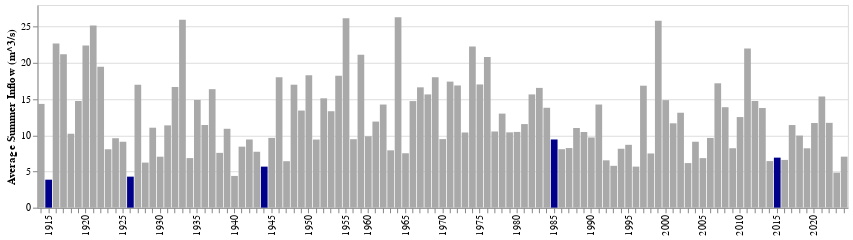

The notebook cell saved with this chart:
### Code cell
# Prepare the data for Altair
summer_data = monthly_q[['year', 'summer_avg', 'moving_avg_10yr']]

# Create a bar chart
highlight_years = [1915, 1926, 1944, 1985, 2015]

# Construct the condition for highlighting
highlight_condition = (
    (alt.datum.year == 1915) | 
    (alt.datum.year == 1926) | 
    (alt.datum.year == 1944) | 
    (alt.datum.year == 1985) | 
    (alt.datum.year == 2015)
)

chart = alt.Chart(summer_data).mark_bar().encode(
    x=alt.X('year:O', title=None, axis=alt.Axis(labelExpr="datum.value % 5 == 0 ? datum.value : ''")),
    y=alt.Y('summer_avg:Q', title='Average Summer Inflow (m^3/s)'),
    color=alt.condition(
        highlight_condition,  # Use the constructed highlight condition
        alt.value('darkblue'),     # Highlight with red
        alt.value('darkgrey') # Grey for the rest
    ),
    tooltip=['year', 'summer_avg']
).properties(
    width=800,
    height=200
)

chart

### Figure 1 — Vega-Lite specification as saved in the notebook (floating-point values rounded to 4 significant figures)
{"config": {"view": {"continuousWidth": 400, "continuousHeight": 300}}, "data": {"name": "data-7a04e2f4223cd5dff8ad44bdb5650e80"}, "mark": "bar", "encoding": {"color": {"condition": {"value": "darkblue", "test": "(((((datum.year === 1915) || (datum.year === 1926)) || (datum.year === 1944)) || (datum.year === 1985)) || (datum.year === 2015))"}, "value": "darkgrey"}, "tooltip": [{"field": "year", "type": "quantitative"}, {"field": "summer_avg", "type": "quantitative"}], "x": {"axis": {"labelExpr": "datum.value % 5 == 0 ? datum.value : ''"}, "field": "year", "title": null, "type": "ordinal"}, "y": {"field": "summer_avg", "title": "Average Summer Inflow (m^3/s)", "type": "quantitative"}}, "height": 200, "width": 800, "$schema": "https://vega.github.io/schema/vega-lite/v4.17.0.json", "datasets": {"data-7a04e2f4223cd5dff8ad44bdb5650e80": [{"year": 1914, "summer_avg": 14.34, "moving_avg_10yr": null}, {"year": 1915, "summer_avg": 3.867, "moving_avg_10yr": null}, {"year": 1916, "summer_avg": 22.69, "moving_avg_10yr": null}, {"year": 1917, "summer_avg": 21.21, "moving_avg_10yr": null}, {"year": 1918, "summer_avg": 10.22, "moving_avg_10yr": null}, {"year": 1919, "summer_avg": 14.74, "moving_avg_10yr": null}, {"year": 1920, "summer_avg": 22.43, "moving_avg_10yr": null}, {"year": 1921, "summer_avg": 25.19, "moving_avg_10yr": null}, {"year": 1922, "summer_avg": 19.49, "moving_avg_10yr": null}, {"year": 1923, "summer_avg": 8.072, "moving_avg_10yr": 16.22}, {"year": 1924, "summer_avg": 9.597, "moving_avg_10yr": 15.75}, {"year": 1925, "summer_avg": 9.11, "moving_avg_10yr": 16.27}, {"year": 1926, "summer_avg": 4.288, "moving_avg_10yr": 14.43}, {"year": 1927, "summer_avg": 16.99, "moving_avg_10yr": 14.01}, {"year": 1928, "summer_avg": 6.229, "moving_avg_10yr": 13.61}, {"year": 1929, "summer_avg": 11.05, "moving_avg_10yr": 13.24}, {"year": 1930, "summer_avg": 7.044, "moving_avg_10yr": 11.71}, {"year": 1931, "summer_avg": 11.38, "moving_avg_10yr": 10.32}, {"year": 1932, "summer_avg": 16.67, "moving_avg_10yr": 10.04}, {"year": 1933, "summer_avg": 25.99, "moving_avg_10yr": 11.83}, {"year": 1934, "summer_avg": 6.851, "moving_avg_10yr": 11.56}, {"year": 1935, "summer_avg": 14.89, "moving_avg_10yr": 12.14}, {"year": 1936, "summer_avg": 11.43, "moving_avg_10yr": 12.85}, {"year": 1937, "summer_avg": 16.38, "moving_avg_10yr": 12.79}, {"year": 1938, "summer_avg": 7.575, "moving_avg_10yr": 12.92}, {"year": 1939, "summer_avg": 10.9, "moving_avg_10yr": 12.91}, {"year": 1940, "summer_avg": 4.387, "moving_avg_10yr": 12.64}, {"year": 1941, "summer_avg": 8.433, "moving_avg_10yr": 12.35}, {"year": 1942, "summer_avg": 9.423, "moving_avg_10yr": 11.62}, {"year": 1943, "summer_avg": 7.727, "moving_avg_10yr": 9.799}, {"year": 1944, "summer_avg": 5.671, "moving_avg_10yr": 9.681}, {"year": 1945, "summer_avg": 9.646, "moving_avg_10yr": 9.157}, {"year": 1946, "summer_avg": 18.02, "moving_avg_10yr": 9.816}, {"year": 1947, "summer_avg": 6.42, "moving_avg_10yr": 8.821}, {"year": 1948, "summer_avg": 16.99, "moving_avg_10yr": 9.762}, {"year": 1949, "summer_avg": 13.42, "moving_avg_10yr": 10.01}, {"year": 1950, "summer_avg": 18.3, "moving_avg_10yr": 11.41}, {"year": 1951, "summer_avg": 9.413, "moving_avg_10yr": 11.5}, {"year": 1952, "summer_avg": 15.11, "moving_avg_10yr": 12.07}, {"year": 1953, "summer_avg": 13.33, "moving_avg_10yr": 12.63}, {"year": 1954, "summer_avg": 18.23, "moving_avg_10yr": 13.89}, {"year": 1955, "summer_avg": 26.17, "moving_avg_10yr": 15.54}, {"year": 1956, "summer_avg": null, "moving_avg_10yr": null}, {"year": 1957, "summer_avg": null, "moving_avg_10yr": null}, {"year": 1958, "summer_avg": 9.462, "moving_avg_10yr": null}, {"year": 1959, "summer_avg": 21.13, "moving_avg_10yr": null}, {"year": 1960, "summer_avg": 9.869, "moving_avg_10yr": null}, {"year": 1961, "summer_avg": 11.9, "moving_avg_10yr": null}, {"year": 1962, "summer_avg": 14.25, "moving_avg_10yr": null}, {"year": 1963, "summer_avg": 7.924, "moving_avg_10yr": null}, {"year": 1964, "summer_avg": 26.32, "moving_avg_10yr": null}, {"year": 1965, "summer_avg": 7.519, "moving_avg_10yr": null}, {"year": 1966, "summer_avg": 14.73, "moving_avg_10yr": null}, {"year": 1967, "summer_avg": 16.63, "moving_avg_10yr": 13.97}, {"year": 1968, "summer_avg": 15.65, "moving_avg_10yr": 14.59}, {"year": 1969, "summer_avg": 18.02, "moving_avg_10yr": 14.28}, {"year": 1970, "summer_avg": 9.475, "moving_avg_10yr": 14.24}, {"year": 1971, "summer_avg": 17.42, "moving_avg_10yr": 14.79}, {"year": 1972, "summer_avg": 16.89, "moving_avg_10yr": 15.06}, {"year": 1973, "summer_avg": 10.39, "moving_avg_10yr": 15.3}, {"year": 1974, "summer_avg": 22.27, "moving_avg_10yr": 14.9}, {"year": 1975, "summer_avg": 17.03, "moving_avg_10yr": 15.85}, {"year": 1976, "summer_avg": 20.84, "moving_avg_10yr": 16.46}, {"year": 1977, "summer_avg": 10.53, "moving_avg_10yr": 15.85}, {"year": 1978, "summer_avg": 13.0, "moving_avg_10yr": 15.59}, {"year": 1979, "summer_avg": 10.41, "moving_avg_10yr": 14.83}, {"year": 1980, "summer_avg": 10.47, "moving_avg_10yr": 14.92}, {"year": 1981, "summer_avg": 11.55, "moving_avg_10yr": 14.34}, {"year": 1982, "summer_avg": 15.65, "moving_avg_10yr": 14.21}, {"year": 1983, "summer_avg": 16.55, "moving_avg_10yr": 14.83}, {"year": 1984, "summer_avg": 13.81, "moving_avg_10yr": 13.98}, {"year": 1985, "summer_avg": 9.425, "moving_avg_10yr": 13.22}, {"year": 1986, "summer_avg": 8.082, "moving_avg_10yr": 11.95}, {"year": 1987, "summer_avg": 8.239, "moving_avg_10yr": 11.72}, {"year": 1988, "summer_avg": 11.01, "moving_avg_10yr": 11.52}, {"year": 1989, "summer_avg": 10.46, "moving_avg_10yr": 11.52}, {"year": 1990, "summer_avg": 9.7, "moving_avg_10yr": 11.45}, {"year": 1991, "summer_avg": 14.26, "moving_avg_10yr": 11.72}, {"year": 1992, "summer_avg": 6.543, "moving_avg_10yr": 10.81}, {"year": 1993, "summer_avg": 5.785, "moving_avg_10yr": 9.73}, {"year": 1994, "summer_avg": 8.142, "moving_avg_10yr": 9.164}, {"year": 1995, "summer_avg": 8.687, "moving_avg_10yr": 9.09}, {"year": 1996, "summer_avg": 5.675, "moving_avg_10yr": 8.849}, {"year": 1997, "summer_avg": 16.86, "moving_avg_10yr": 9.711}, {"year": 1998, "summer_avg": 7.49, "moving_avg_10yr": 9.359}, {"year": 1999, "summer_avg": 25.83, "moving_avg_10yr": 10.9}, {"year": 2000, "summer_avg": 14.86, "moving_avg_10yr": 11.41}, {"year": 2001, "summer_avg": 11.66, "moving_avg_10yr": 11.15}, {"year": 2002, "summer_avg": 13.12, "moving_avg_10yr": 11.81}, {"year": 2003, "summer_avg": 6.161, "moving_avg_10yr": 11.85}, {"year": 2004, "summer_avg": 9.111, "moving_avg_10yr": 11.94}, {"year": 2005, "summer_avg": 6.845, "moving_avg_10yr": 11.76}, {"year": 2006, "summer_avg": 9.638, "moving_avg_10yr": 12.16}, {"year": 2007, "summer_avg": 17.19, "moving_avg_10yr": 12.19}, {"year": 2008, "summer_avg": 13.88, "moving_avg_10yr": 12.83}, {"year": 2009, "summer_avg": 8.212, "moving_avg_10yr": 11.07}, {"year": 2010, "summer_avg": 12.52, "moving_avg_10yr": 10.83}, {"year": 2011, "summer_avg": 22.01, "moving_avg_10yr": 11.87}, {"year": 2012, "summer_avg": 14.74, "moving_avg_10yr": 12.03}, {"year": 2013, "summer_avg": 13.78, "moving_avg_10yr": 12.79}, {"year": 2014, "summer_avg": 6.436, "moving_avg_10yr": 12.52}, {"year": 2015, "summer_avg": 6.915, "moving_avg_10yr": 12.53}, {"year": 2016, "summer_avg": 6.599, "moving_avg_10yr": 12.23}, {"year": 2017, "summer_avg": 11.42, "moving_avg_10yr": 11.65}, {"year": 2018, "summer_avg": 9.964, "moving_avg_10yr": 11.26}, {"year": 2019, "summer_avg": 8.206, "moving_avg_10yr": 11.26}, {"year": 2020, "summer_avg": 11.7, "moving_avg_10yr": 11.18}, {"year": 2021, "summer_avg": 15.36, "moving_avg_10yr": 10.51}, {"year": 2022, "summer_avg": 11.72, "moving_avg_10yr": 10.21}, {"year": 2023, "summer_avg": 4.842, "moving_avg_10yr": 9.316}, {"year": 2024, "summer_avg": 7.05, "moving_avg_10yr": 9.378}]}}
